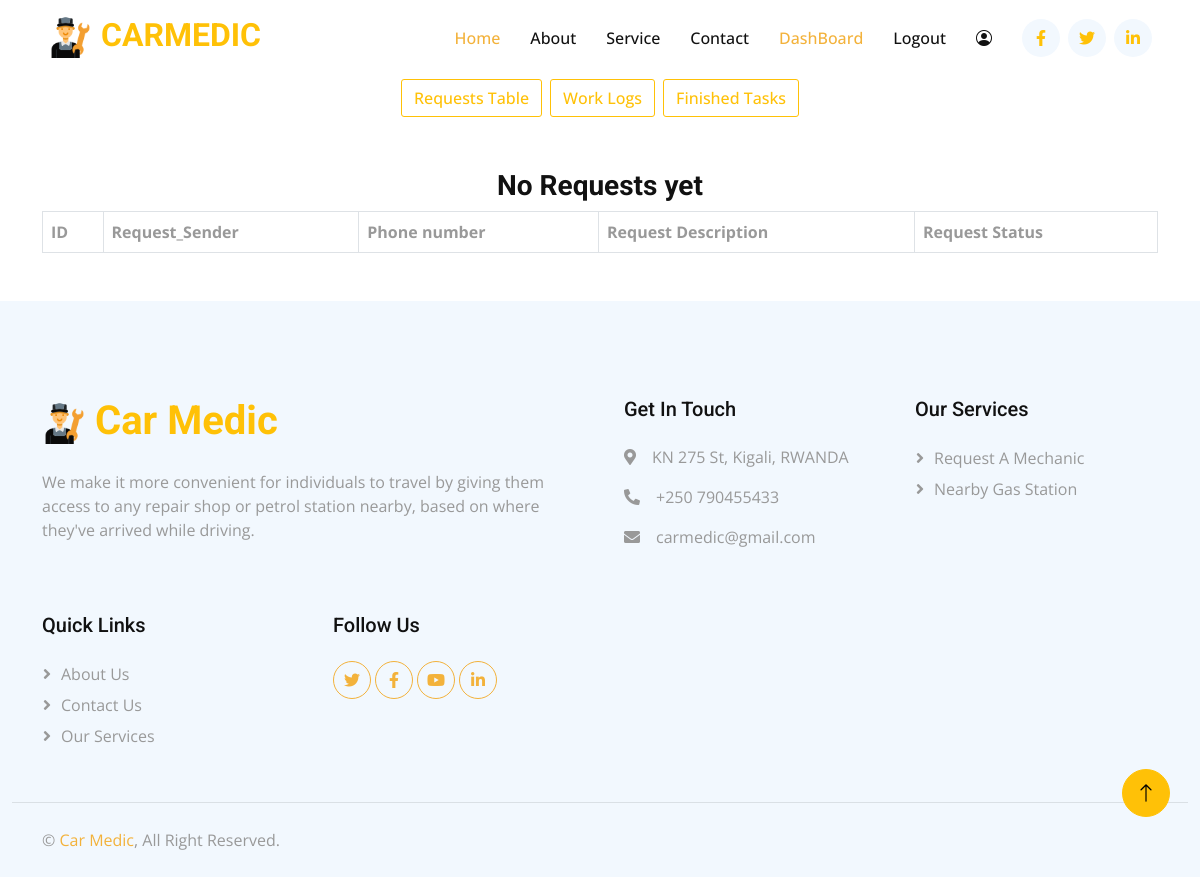
Page /c_request_details/ (signed in) on the earlier database version.
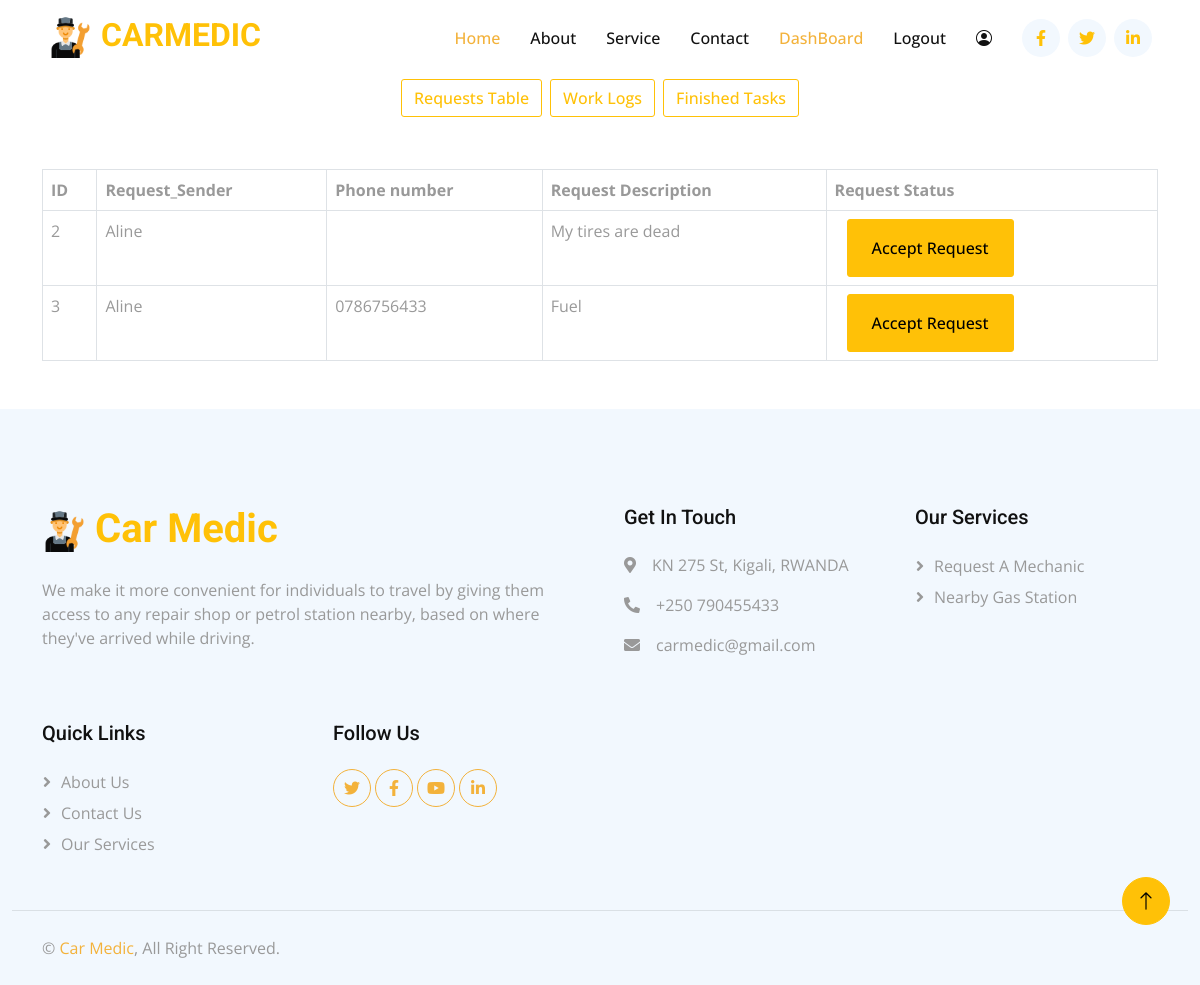
Same page on the later database version.
### car_medic/models.py (models this page shows)
class Request_service(models.Model):
    services_id = models.IntegerField(primary_key=True, auto_created=True)
    service_type = models.CharField(
        max_length=30, default='0', blank=True, null=True)
    request_sender = models.CharField(
        max_length=30, default='0', blank=True, null=True)
    phone_number = models.CharField(max_length=10, blank=True, null=True)
    description = models.CharField(max_length=30, default='0', null=False)
    status = models.ForeignKey(status, on_delete=models.CASCADE, default="1")
    created_at = models.DateTimeField(auto_now_add=True, null=True)
    def __str__(self):
        return self.request_sender

### car_medic/views.py (the view, shortened to what this page needs)
# urls.py: path("c_request_details/", views.business_details, name="details"),
@login_required(login_url='login')
def business_details(request):
    request_list = Request_service.objects.all()
    status_open = Request_service.objects.filter(status="1")
    status_active = Request_service.objects.filter(status="2")
    status_finished = Request_service.objects.filter(status="3")
    print(status_finished)
    context = {'info': request_list, "status_open": status_open, "status_active": status_active,
               "status_finished": status_finished}
    return render(request, "business_dashboard.html", context)

### car_medic/templates/business_dashboard.html (shortened to what this page needs)
{% load static %}
<!DOCTYPE html>
<html lang="en">
<head>
    <link
            href="https://cdnjs.cloudflare.com/ajax/libs/font-awesome/5.10.0/css/all.min.css"
            rel="stylesheet"
    />
    <link
            href="https://cdn.jsdelivr.net/npm/bootstrap-icons@1.4.1/font/bootstrap-icons.css"
            rel="stylesheet"
    />
    <link href="{% static 'lib/animate/animate.min.css' %}" rel="stylesheet"/>
    <link
            href="{% static 'lib/owlcarousel/assets/owl.carousel.min.css' %}"
            rel="stylesheet"
    />
    <link href="{% static 'css/bootstrap.min.css'%}" rel="stylesheet"/>
    <link href="{% static 'css/style.css' %}" rel="stylesheet"/>
</head>
<body>
<nav
        class="navbar navbar-expand-lg bg-white navbar-light sticky-top p-0 px-4 px-lg-5"
>
    <a class="navbar-brand d-flex align-items-center" href="index.html">
        <h2 class="m-0 text-warning">
            <img
                    alt="logo"
                    class="img-fluid me-2"
                    src="{% static 'img/logo-1.png' %}"
                    style="width: 45px"
            />CARMEDIC
        </h2>
    </a>
    <div class="collapse navbar-collapse" id="navbarCollapse">
        <div class="navbar-nav ms-auto py-4 py-lg-0">
            <a class="nav-item nav-link active" href="{% url 'home' %}">Home</a>
            <a class="nav-item nav-link" href="#about">About</a>
            <a class="nav-item nav-link" href="#service">Service</a>
            <a class="nav-item nav-link" href="{% url 'contact' %}">Contact</a>
            <a class="nav-item nav-link active" href="{% url 'details' %}">DashBoard</a>
            {% if user.is_authenticated %}
          <a class="nav-item nav-link" href="{% url 'logout' %}">Logout</a>
          <div class="nav-item nav-link p-0 mt-4 my-2">
            <div class="btn-group">
              <i class="bi bi-person-circle"></i>
            </div>
          </div>
          {% endif %}
        </div>
        <div class="h-100 d-lg-inline-flex align-items-center d-none">
            <a
                    class="btn btn-square rounded-circle bg-light text-warning me-2"
                    href=""
            ><i class="fab fa-facebook-f"></i
            ></a>
            <a
                    class="btn btn-square rounded-circle bg-light text-warning me-2"
                    href=""
            ><i class="fab fa-twitter"></i
            ></a>
            <a
                    class="btn btn-square rounded-circle bg-light text-warning me-0"
                    href=""
            ><i class="fab fa-linkedin-in"></i
            ></a>
        </div>
    </div>
</nav>
<ul class="nav nav-pills mb-3 justify-content-center" id="pills-tab" role="tablist">
    <li class="nav-item m-1" role="presentation">
        <button aria-controls="pills-home" aria-selected="true" class="btn btn-outline-warning" data-bs-target="#pills-home"
                data-bs-toggle="pill" id="pills-home-tab" role="tab" type="button">Requests Table
        </button>
    </li>
    <li class="nav-item m-1" role="presentation">
        <button aria-controls="pills-profile" aria-selected="false" class="btn btn-outline-warning" data-bs-target="#pills-profile"
                data-bs-toggle="pill" id="pills-profile-tab" role="tab" type="button">Work Logs
        </button>
    </li>
     <li class="nav-item m-1" role="presentation">
        <button aria-controls="pills-contact" aria-selected="false" class="btn btn-outline-warning" data-bs-target="#pills-contact"
                data-bs-toggle="pill" id="pills-contact-tab" role="tab" type="button">Finished Tasks
        </button>
    </li>
</ul>
<div class="tab-content" id="pills-tabContent">
    <div aria-labelledby="pills-home-tab" class="tab-pane fade show active" id="pills-home" role="tabpanel">
        <div class="container-fluid hero-header mt-5 mb-5" id="requests">
            <div class="container">
                <table class="table table-bordered">
                    <thead>
                    <tr>
                        <th scope="col">ID</th>
                        <th scope="col">Request_Sender</th>
                        <th scope="col">Phone number</th>
                        <th scope="col">Request Description</th>
                        <th scope="col">Request Status</th>
                    </tr>
                    </thead>
                    <tbody>
                    {% for information in status_open %}
                    <tr>
                        <td>{{information.services_id}}</td>
                        <td>{{information.request_sender}}</td>
                        <td>{{information.phone_number}}</td>
                        <td>{{information.description}}</td>
                        <td>
                            <div class="container">
                                <form action="{% url 'details' %}" method="POST">
                                    <input
                                        class="btn btn-warning py-3 px-4 animated slideInDown"
                                        type="submit"
                                        value="Accept Request"
                                >
                                </form>
                            </div>
                        </td>
                    </tr>
                    {% empty %}
                    <h3 class="text-center">No Requests yet</h3>
                    {% endfor %}
                    </tbody>
                </table>
            </div>
        </div>
    </div>
</div>
<div
        class="container-fluid bg-light footer mt-5 pt-5 wow fadeIn"
        data-wow-delay="0.1s"
>
    <div class="container py-5">
        <div class="row g-5">
            <div class="col-md-6">
                <h1 class="text-warning mb-4">
                    <img
                            alt=""
                            class="img-fluid me-2"
                            src="img/logo-1.png"
                            style="width: 45px"
                    />Car Medic
                </h1>
                <span>
              We make it more convenient for individuals to travel by giving
              them access to any repair shop or petrol station nearby, based on
              where they've arrived while driving.</span
                >
            </div>
            <div class="col-lg-3 col-md-6">
                <h5 class="mb-4">Get In Touch</h5>
                <p>
                    <i class="fa fa-map-marker-alt me-3"></i>KN 275 St, Kigali, RWANDA
                </p>
                <p><i class="fa fa-phone-alt me-3"></i>+250 790455433</p>
                <p><i class="fa fa-envelope me-3"></i>carmedic@gmail.com</p>
            </div>
            <div class="col-lg-3 col-md-6">
                <h5 class="mb-4">Our Services</h5>
                <a class="btn btn-link" href=""
                >Request a mechanic</a
                >
                <a class="btn btn-link" href=""
                >Nearby gas station</a
                >
            </div>
            <div class="col-lg-3 col-md-6">
                <h5 class="mb-4">Quick Links</h5>
                <a class="btn btn-link" href="{% url 'home' %}">About Us</a>
                <a class="btn btn-link" href="{% url 'contact' %}">Contact Us</a>
                <a class="btn btn-link" href="{% url 'home' %}">Our Services</a>
            </div>
            <div class="col-lg-3 col-md-6">
                <h5 class="mb-4">Follow Us</h5>
                <div class="d-flex">
                    <a class="btn btn-square rounded-circle me-1" href=""
                    ><i class="fab fa-twitter"></i
                    ></a>
                    <a class="btn btn-square rounded-circle me-1" href=""
                    ><i class="fab fa-facebook-f"></i
                    ></a>
                    <a class="btn btn-square rounded-circle me-1" href=""
                    ><i class="fab fa-youtube"></i
                    ></a>
                    <a class="btn btn-square rounded-circle me-1" href=""
                    ><i class="fab fa-linkedin-in"></i
                    ></a>
                </div>
            </div>
        </div>
    </div>
    <div class="container-fluid copyright">
        <div class="container">
            <div class="row">
                <div class="col-md-6 text-center text-md-start mb-3 mb-md-0">
                    &copy; <a href="#">Car Medic</a>, All Right Reserved.
                </div>
            </div>
        </div>
    </div>
</div>
<a
        class="btn btn-lg btn-warning btn-lg-square rounded-circle back-to-top"
        href="#"
><i class="bi bi-arrow-up"></i
></a>
</body>
</html>

### car_medic/static/css/style.css (style rules this page uses)
:root { --primary: #f3b23b; --secondary: #999999; --light: #F2F8FE; --dark: #111111; }
.back-to-top { position: fixed; display: none; right: 30px; bottom: 60px; z-index: 99; }
h4, h5, h6, .h4, .h5, .h6 { font-weight: 500 !important; }
.btn { font-weight: 500; transition: .5s; }
.btn-square { width: 38px; height: 38px; }
.btn-lg-square { width: 48px; height: 48px; }
.btn-square, .btn-sm-square, .btn-lg-square { padding: 0; display: flex; align-items: center; justify-content: center; font-weight: normal; }
.navbar.sticky-top { top: -100px; transition: .5s; }
.navbar .navbar-brand { height: 75px; }
.navbar .navbar-nav .nav-link { margin-right: 30px; padding: 25px 0; color: var(--dark); font-weight: 500; outline: none; }
.navbar .navbar-nav .nav-link:hover, .navbar .navbar-nav .nav-link.active { color: var(--primary); }
.footer .btn.btn-link { display: block; margin-bottom: 5px; padding: 0; text-align: left; color: var(--secondary); font-weight: normal; text-transform: capitalize; transition: .3s; }
.footer .btn.btn-link::before { position: relative; content: "\f105"; font-family: "Font Awesome 5 Free"; font-weight: 900; color: var(--secondary); margin-right: 10px; }
.footer .btn.btn-square { color: var(--primary); border: 1px solid var(--primary); }
.footer .copyright { padding: 25px 0; border-top: 1px solid rgba(17, 17, 17, .1); }
.footer .copyright a { color: var(--primary); }

Differences in the rows shown:
added Request_service: services_id "2", request_sender "Aline", description "My tires are dead"
added Request_service: services_id "3", request_sender "Aline", phone_number "0786756433", description "Fuel"
Other differences:
text no longer shown: "No Requests yet"
